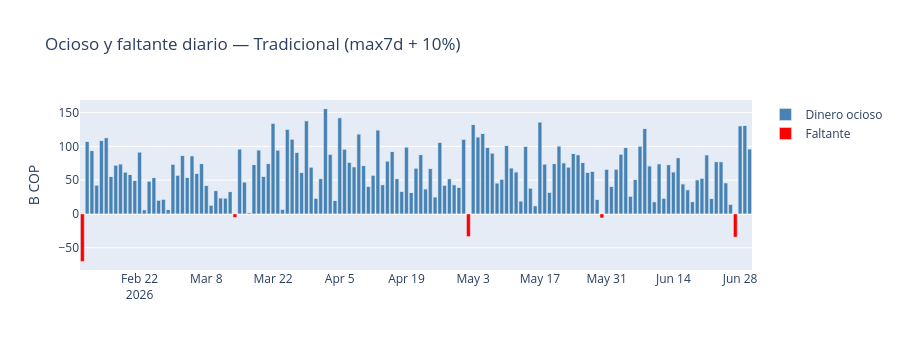

Write notebook code for a chart like this one.
### Code cell
# Grafico 3: Ocioso vs Faltante por dia (mejor politica viable)
# Elegir la politica que cumple servicio con menor costo
viable = kpi_df[kpi_df['Nivel de servicio (%)'] >= 95]
if len(viable) > 0:
    best_policy_name = viable.loc[viable['Costo total periodo (M)'].idxmin(), 'Politica']
else:
    best_policy_name = kpi_df.loc[kpi_df['Nivel de servicio (%)'].idxmax(), 'Politica']

# Mapear reservas
reserves_map = {
    'Tradicional (max7d + 10%)': trad_reserve,
    'Modelo Q95': model_q95_reserve,
    'Modelo Central + 20%': model_buffer_reserve,
    'Modelo Central + 35%': model_buffer35_reserve,
}
best_reserve = reserves_map[best_policy_name]
best_idle = np.maximum(best_reserve - y_test, 0)
best_shortage = np.maximum(y_test - best_reserve, 0)

fig = go.Figure()
fig.add_trace(go.Bar(x=test_df['date'], y=best_idle/1e9, name='Dinero ocioso', marker_color='steelblue'))
fig.add_trace(go.Bar(x=test_df['date'], y=-best_shortage/1e9, name='Faltante', marker_color='red'))
fig.update_layout(title=f'Ocioso y faltante diario — {best_policy_name}', barmode='relative',
                  yaxis_title='B COP', height=350)
fig.show()

### Figure 1 — Plotly figure (JSON) as saved in the notebook; plotly's stock layout.template omitted (floating-point values rounded to 4 significant figures; data arrays with more than 128 entries replaced by an {"elided": "..."} marker saying what was removed)
{"data": [{"marker": {"color": "steelblue"}, "name": "Dinero ocioso", "type": "bar", "x": {"elided": "141 str values"}, "y": {"elided": "141 float values"}}, {"marker": {"color": "red"}, "name": "Faltante", "type": "bar", "x": {"elided": "141 str values"}, "y": {"elided": "141 float values"}}], "layout": {"barmode": "relative", "height": 350, "title": {"text": "Ocioso y faltante diario — Tradicional (max7d + 10%)"}, "yaxis": {"title": {"text": "B COP"}}}}
